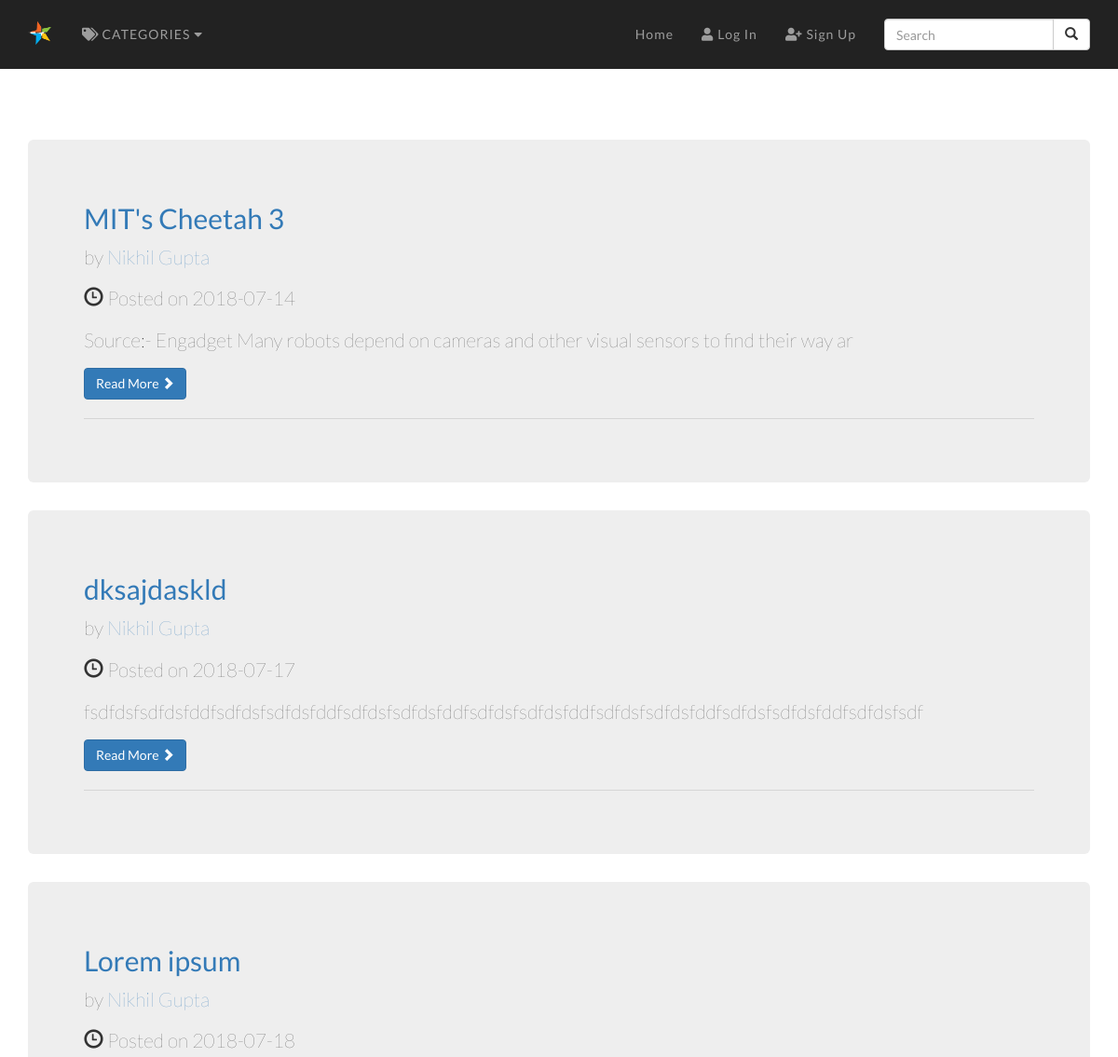
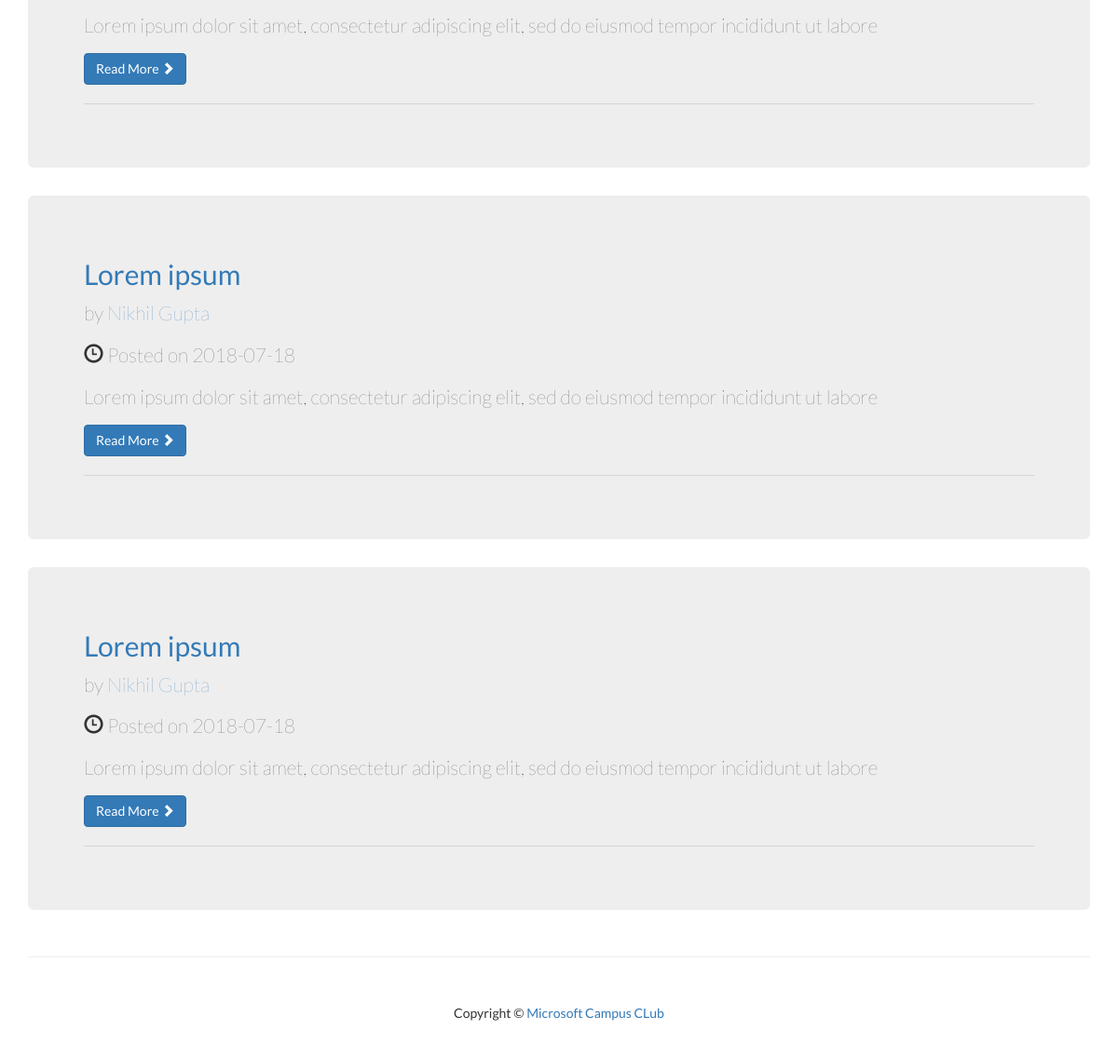
The page /msblog/category_page.php?category=44 on the database its author committed (2 pictures, top to bottom).
### tables this page shows
CREATE TABLE `posts` (
  `post_id` int(3) NOT NULL,
  `post_category_id` int(3) NOT NULL,
  `post_title` varchar(255) NOT NULL,
  `post_author` varchar(255) NOT NULL,
  `post_date` date NOT NULL,
  `post_image` text NOT NULL,
  `post_content` longtext NOT NULL,
  `post_tags` varchar(255) NOT NULL,
  `post_comment_count` int(11) NOT NULL,
  `post_status` varchar(255) NOT NULL DEFAULT 'draft',
  `post_views_count` int(11) NOT NULL
);

### msblog/category_page.php (the view, shortened to what this page needs)
<?php include "includes/header.php" ?>
<link rel="stylesheet" href="css/content.css">
<?php include "includes/navigation.php" ?>
<div class="container">
  <div class="row">
    <div id="content" class="col-lg-12">
      <?php
      if(isset($_GET['category'])){
        $post_category_id=$_GET['category'];
      }
      $query="SELECT * FROM posts WHERE post_category_id=$post_category_id ";
      $select_all_posts_query=mysqli_query($connection,$query);
      while($row=mysqli_fetch_assoc($select_all_posts_query)){
        $post_id=$row['post_id'];
        $post_title=$row['post_title'];
        $post_author=$row['post_author'];
        $post_date=$row['post_date'];
        $post_content=substr($row['post_content'],0,100);
        ?>
        <div class="jumbotron">
          <h2>
            <a href="post.php?p_id=<?php echo $post_id; ?>"><?php echo $post_title ?></a>
          </h2>
          <p class="lead">
            by <a href="index.php"><?php echo $post_author ?></a>
          </p>
          <p><span class="glyphicon glyphicon-time"></span> <?php echo "Posted on " . $post_date ?></p>
          <p><?php echo $post_content ?></p>
          <a class="btn btn-primary" href="#">Read More <span class="glyphicon glyphicon-chevron-right"></span></a>
          <hr>
        </div>
        <?php
      }
      ?>
    </div>
  </div>
  <hr>
  <?php include "includes/footer.php" ?>

### msblog/css/blog-home.css (style rules this page uses)
body { padding-top: 70px; }

### msblog/css/stylemain.css (style rules this page uses)
a:active, a:link, a:visited, a:hover { text-decoration: none; }
html, body { -webkit-font-smoothing: antialiased; overflow-x: hidden; width: 100%; margin: 0; font-family: 'Lato', sans-serif; }

### msblog/css/content.css (style rules this page uses)
#content { margin-top:10vh; }

### rows shown on the page
posts: post_title "MIT's Cheetah 3", post_author "Nikhil Gupta", post_date "2018-07-14", post_content "Source:- Engadget Many robots depend on cameras and other visual sensors to find their way ar"
posts: post_title "dksajdaskld", post_author "Nikhil Gupta", post_date "2018-07-17", post_content "fsdfdsfsdfdsfddfsdfdsfsdfdsfddfsdfdsfsdfdsfddfsdfdsfsdfdsfddfsdfdsfsdfdsfddfsdfdsfsdfdsfddfsdfdsfsdf"
posts: post_title "Lorem ipsum", post_author "Nikhil Gupta", post_date "2018-07-18", post_content "Lorem ipsum dolor sit amet, consectetur adipiscing elit, sed do eiusmod tempor incididunt ut labore"
posts: post_title "Lorem ipsum", post_author "Nikhil Gupta", post_date "2018-07-18", post_content "Lorem ipsum dolor sit amet, consectetur adipiscing elit, sed do eiusmod tempor incididunt ut labore"
posts: post_title "Lorem ipsum", post_author "Nikhil Gupta", post_date "2018-07-18", post_content "Lorem ipsum dolor sit amet, consectetur adipiscing elit, sed do eiusmod tempor incididunt ut labore"
